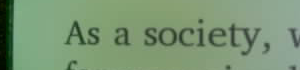
#> input picture legacy_poc_files/snap_1.png, 300 x 70 px
$ python filter.py
#> lines starting #> are read from the running program, lines starting #| are printed output that depends on the picture; after the words box and inside, x2 and y2 are one past the last pixel; in counts of white or black regions, pixels touching at a corner belong together
import cv2

def nothing(x):
    pass

# Load the image
img = cv2.imread('snap_1.png', cv2.IMREAD_GRAYSCALE)
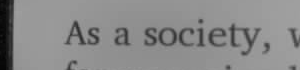
#> img: shape (70, 300); min 4, max 165, mean 137.6

# Create a window
cv2.namedWindow('Tuner')

# Create trackbars for adjustment
# Block size must be odd and > 1. We'll handle the 'odd' part in the loop.
cv2.createTrackbar('Block Size', 'Tuner', 11, 51, nothing)
cv2.createTrackbar('Constant C', 'Tuner', 2, 20, nothing)

print("Adjust the sliders. Press 'q' to quit and save the current values.")

while True:
    # Get current positions of trackbars
    bs = cv2.getTrackbarPos('Block Size', 'Tuner')
    c = cv2.getTrackbarPos('Constant C', 'Tuner')

    # Block size MUST be odd and at least 3
    if bs % 2 == 0:
        bs += 1
    if bs < 3:
        bs = 3

    # Apply adaptive thresholding
    # Using Gaussian version for smoother results on gradients
    # descent values were bs = 17 and c=7
    thresh = cv2.adaptiveThreshold(img, 255, cv2.ADAPTIVE_THRESH_GAUSSIAN_C,
                                   cv2.THRESH_BINARY, bs, c)
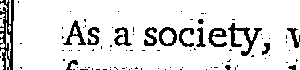
#> thresh: shape (70, 300); 88.2% white; 93 black regions (77 under 20 px), largest, box (x1, y1, x2, y2) and area: (0, 0, 14, 70) 529, (228, 23, 262, 56) 333, (63, 20, 86, 45) 183

    # Show the result
    cv2.imshow('Tuner', thresh)

    # Exit on 'q'
    if cv2.waitKey(1) & 0xFF == ord('q'):
#> (key q is pressed here)
        print(f"Final Parameters: Block Size = {bs}, Constant C = {c}")
        cv2.imwrite('optimized_text.jpg', thresh)
        break

cv2.destroyAllWindows()

$ run again, with legacy_poc_files/snap_10.png copied over legacy_poc_files/snap_1.png
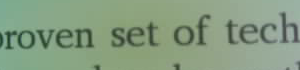
#> input picture legacy_poc_files/snap_10.png, 300 x 70 px
#> `img = cv2.imread('snap_1.png', cv2.IMREAD_GRAYSCALE)`:
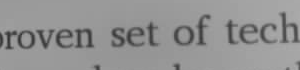
#> img: shape (70, 300); min 51, max 172, mean 146.3
#> `thresh = cv2.adaptiveThreshold(img, 255, cv2.ADAPTIVE_THRESH_GAUSSIAN_..`:
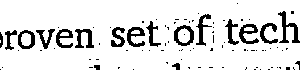
#> thresh: shape (70, 300); 87.4% white; 92 black regions (75 under 20 px), largest, box (x1, y1, x2, y2) and area: (278, 11, 300, 43) 247, (174, 25, 194, 46) 195, (239, 24, 259, 44) 194

$ run again, with legacy_poc_files/snap_11.png copied over legacy_poc_files/snap_1.png
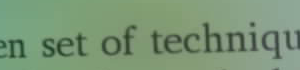
#> input picture legacy_poc_files/snap_11.png, 300 x 70 px
#> `img = cv2.imread('snap_1.png', cv2.IMREAD_GRAYSCALE)`:
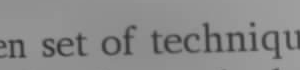
#> img: shape (70, 300); min 47, max 162, mean 137.8
#> `thresh = cv2.adaptiveThreshold(img, 255, cv2.ADAPTIVE_THRESH_GAUSSIAN_..`:
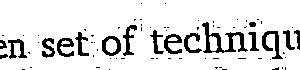
#> thresh: shape (70, 300); 87.4% white; 75 black regions (58 under 20 px), largest, box (x1, y1, x2, y2) and area: (202, 22, 248, 53) 454, (262, 31, 283, 59) 234, (102, 36, 121, 56) 187

$ run again, with legacy_poc_files/snap_12.png copied over legacy_poc_files/snap_1.png
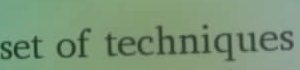
#> input picture legacy_poc_files/snap_12.png, 300 x 70 px
#> `img = cv2.imread('snap_1.png', cv2.IMREAD_GRAYSCALE)`:
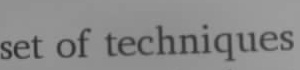
#> img: shape (70, 300); min 44, max 160, mean 138.2
#> `thresh = cv2.adaptiveThreshold(img, 255, cv2.ADAPTIVE_THRESH_GAUSSIAN_..`:
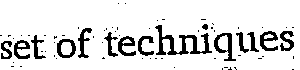
#> thresh: shape (70, 300); 87.2% white; 70 black regions (55 under 20 px), largest, box (x1, y1, x2, y2) and area: (155, 25, 212, 55) 562, (214, 33, 236, 61) 237, (260, 31, 278, 51) 188
